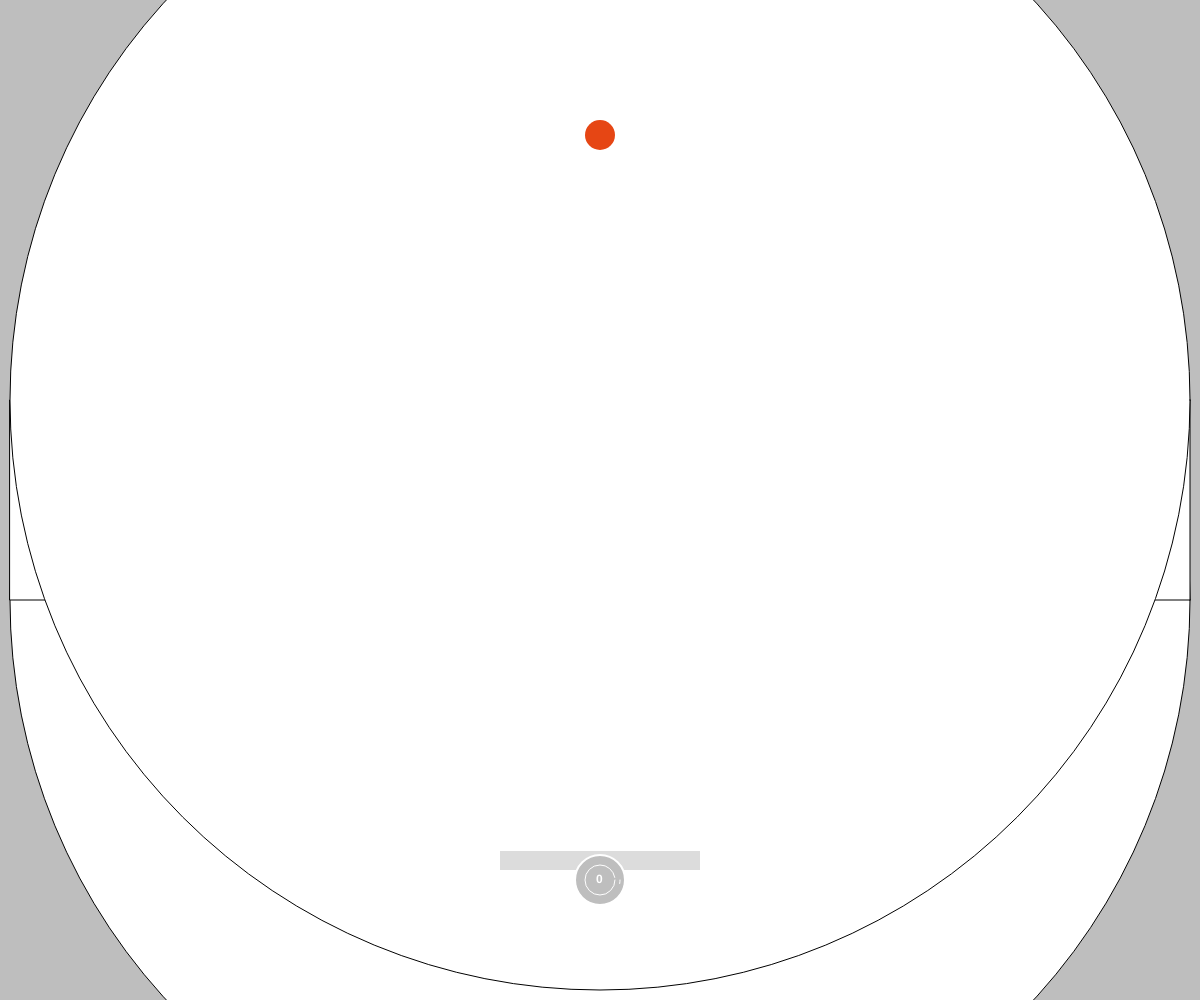
Frame 1 (no input)
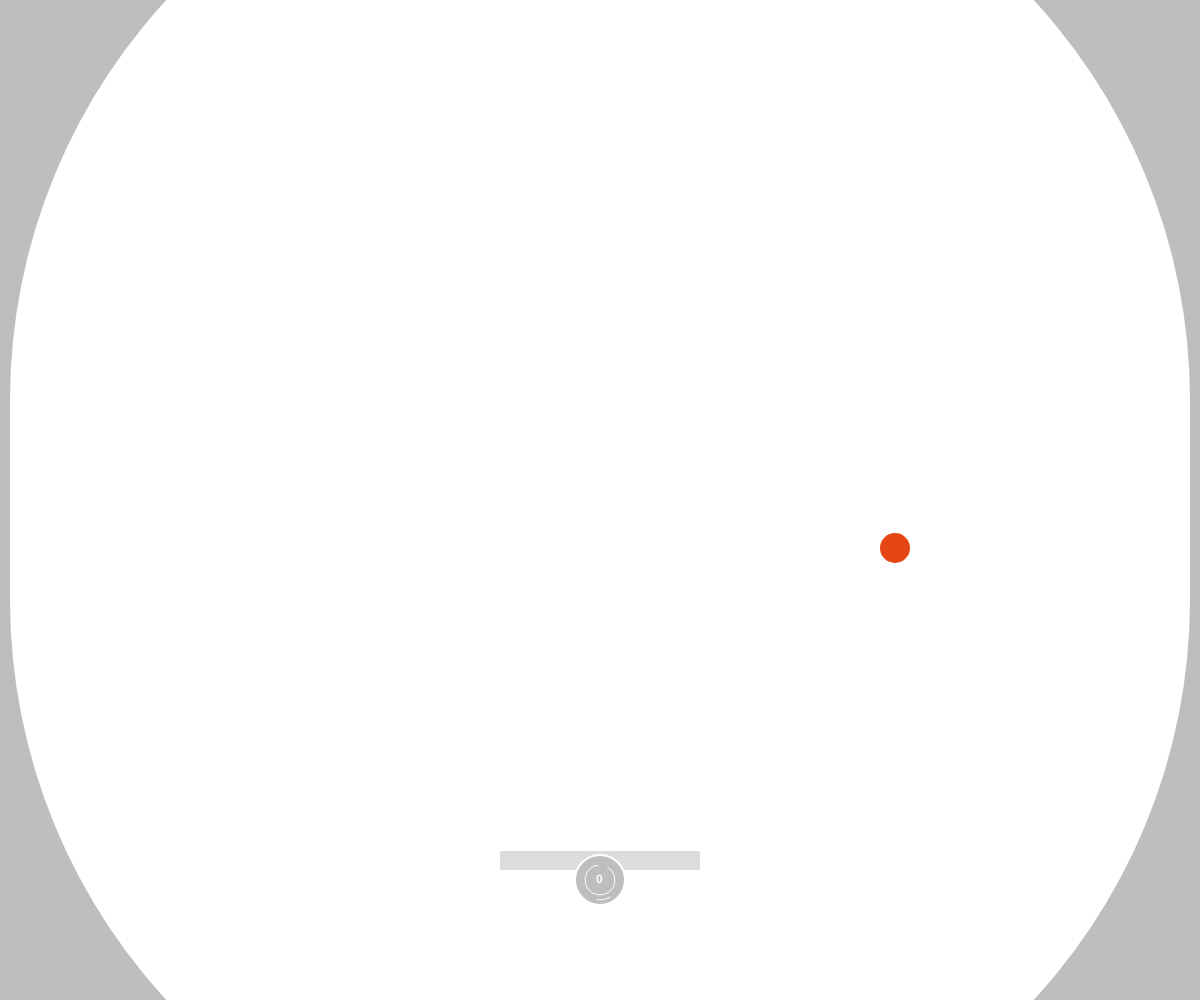
Frame 60 (no input)
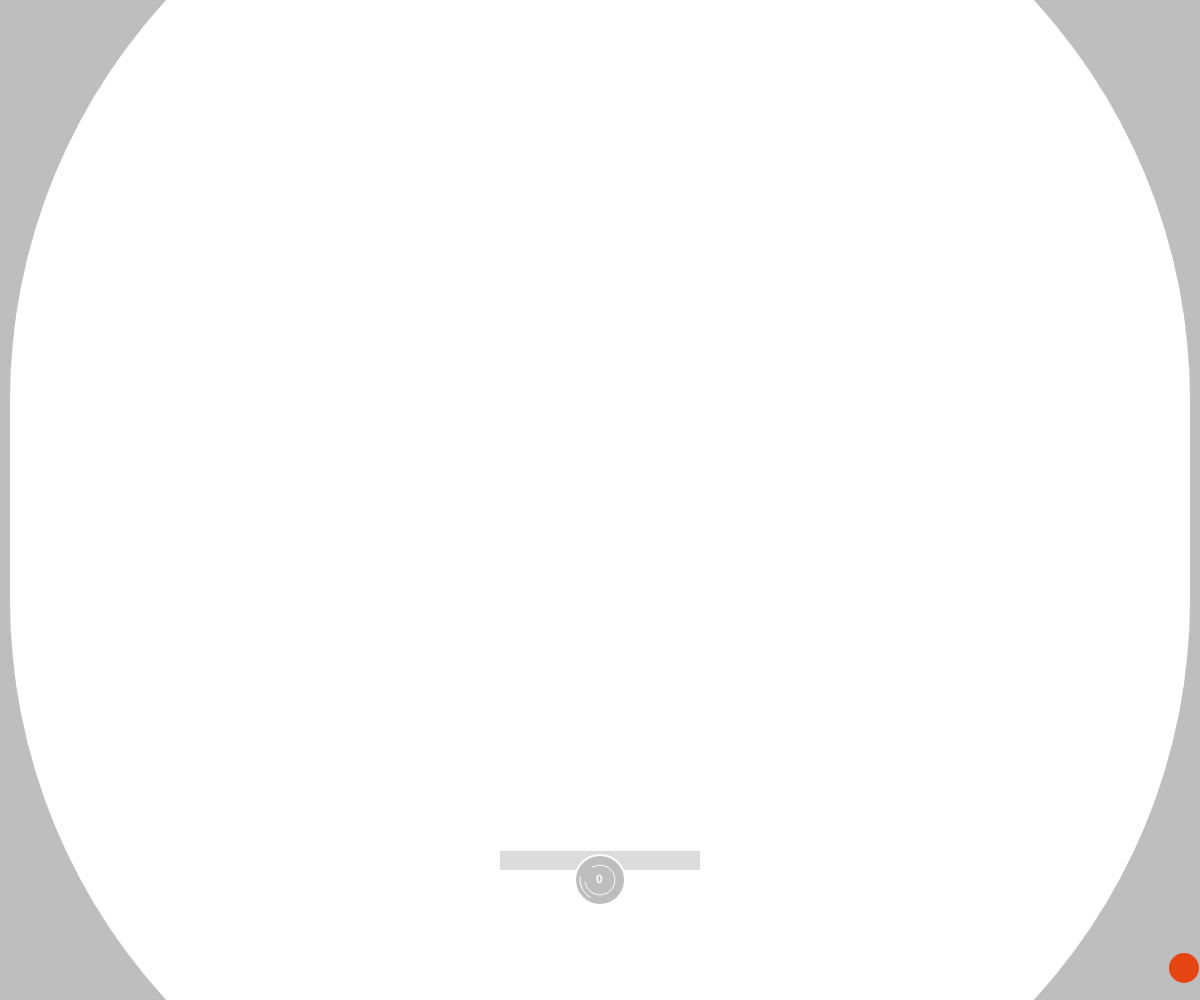
Frame 120 (the mouse pressed at the canvas centre since frame 60)

The p5.js sketch that drew these frames (run headless with seeded random() and noise() and a simulated clock; from frame 60 on, the mouse is pressed at the canvas centre):

// p5.js sketch
// ── sketch.js
//Ball

 let bx;

 let by;

 let bd;


 let stepx = 5;

 let stepy = 7;


//speed

 let s = 0;


//Punkte

 let pu;

 let bp;

 let pn;


//Padel

 let px;

 let py;


//für den arc befehl

 let circle = 40;


//Variablen die sich verändern

 let degree = 10;

 let start = 0;

 n = 10


 //countdown

 let co = 0;

 let w = 0;


//background

 let gx;

 let gy;

 let gv;




function setup() {


  createCanvas(windowWidth, windowHeight);

//frameRate(60);

  bx = width / 2;

  by = height / 8;

  bd = 30;


  px = width/2;

  py = height-150;


  gx = width/2;

  gy = width/2;

  gv = (rotationY)/7;


  pu = 0;

  bp = 0;

  pn = 0;



//für den arc befehl

 angleMode(DEGREES);

}




function draw() {


gv = (rotationY)/4;


background(190);


fill(255);


 ellipse(gx+gv,gy,width-20,width-20);



 quad(10+gv,gy,gv+width-10,gy,gv+width-10,height-gy,10+gv,height-gy);


 ellipse(gx+gv,height-gy,width-20,width-20);






//Ball.....................................................................................................................

 fill(230,70,20);

 noStroke();

 ellipse(bx,by+10,bd);



//speed...................................................................................................................

s = s + 0.009;




//x Richtung..............................................................................................................

 bx = bx + stepx;


 if(bx>width-15){

  stepx = -5 - s;

 }


 if(bx<=15){

  stepx = 5 + s;

 }


//Y RICHTUNG..............................................................................................................

 by = by + stepy;



fullPadel(px,py);//--------------------------------------------------------------------------------------------



if(bp>0){

  fill(255);

  text(bp,px+80,py+15);

  text("B E S T",px-80,py+15);

  fill(200);

}


 if(by>=height){

  background(155,0,0);

  //........................................................................................................... .......... ,,, ,,,,,



  stepy = -7 - s;

  if(pu>bp){

  bp = pu;

  }

  pu = 0;

  s = 0;

  bx = width / 2;

  by = height / 8;

 }


  if(pu>9){

  pn = 4;

  }

   if(pu==0){

  pn = 0;

  }


 if(by<=0){

  stepy = 7 + s;

 }




//veränderungen der Variablen für den Kreis

 degree = degree + 1.5;

 start = degree - n;

 n = n + 0.5;



 //if(rotationY>0+15){

   px = (width/2)+(rotationY*4);



   //Aufprallenauf Padel...............................................................................................


collision();



}



function fullPadel(x,y){

//PADEL PADEL PADEL.........................................................................................................

strokeCap(SQUARE);

 fill(220);

 quad(x-100,y,x-100,y+20,x+100,y+20,x+100,y);

 stroke(255);

 strokeWeight(2);

 line(x-100,y,x+100,y);


 fill(190);

 ellipse(x,y+30,50,50);

 fill(200);


//Kreis.....................................................................................................................

strokeCap(ROUND);



 strokeWeight(1);

 noFill();

 arc(x,y+30,circle+10,circle+10,0,180);

 arc(x,y+30,circle,circle,start, degree);

 arc(x,y+30,circle-10,circle-10,-start,-degree);


//Punkte.....................................................................................................................

 fill(255);

 noStroke();

 textStyle(BOLD);

 text(pu,x-4-pn,y+30+3);

}


function collision(){


   if(by>=py-15){

    if(by<=py+30){

     if(bx>=px-100){

      if(bx<=px+100){

      stepy = -7 - s;

      pu = pu +1;

      }

     }

    }

   }


}
